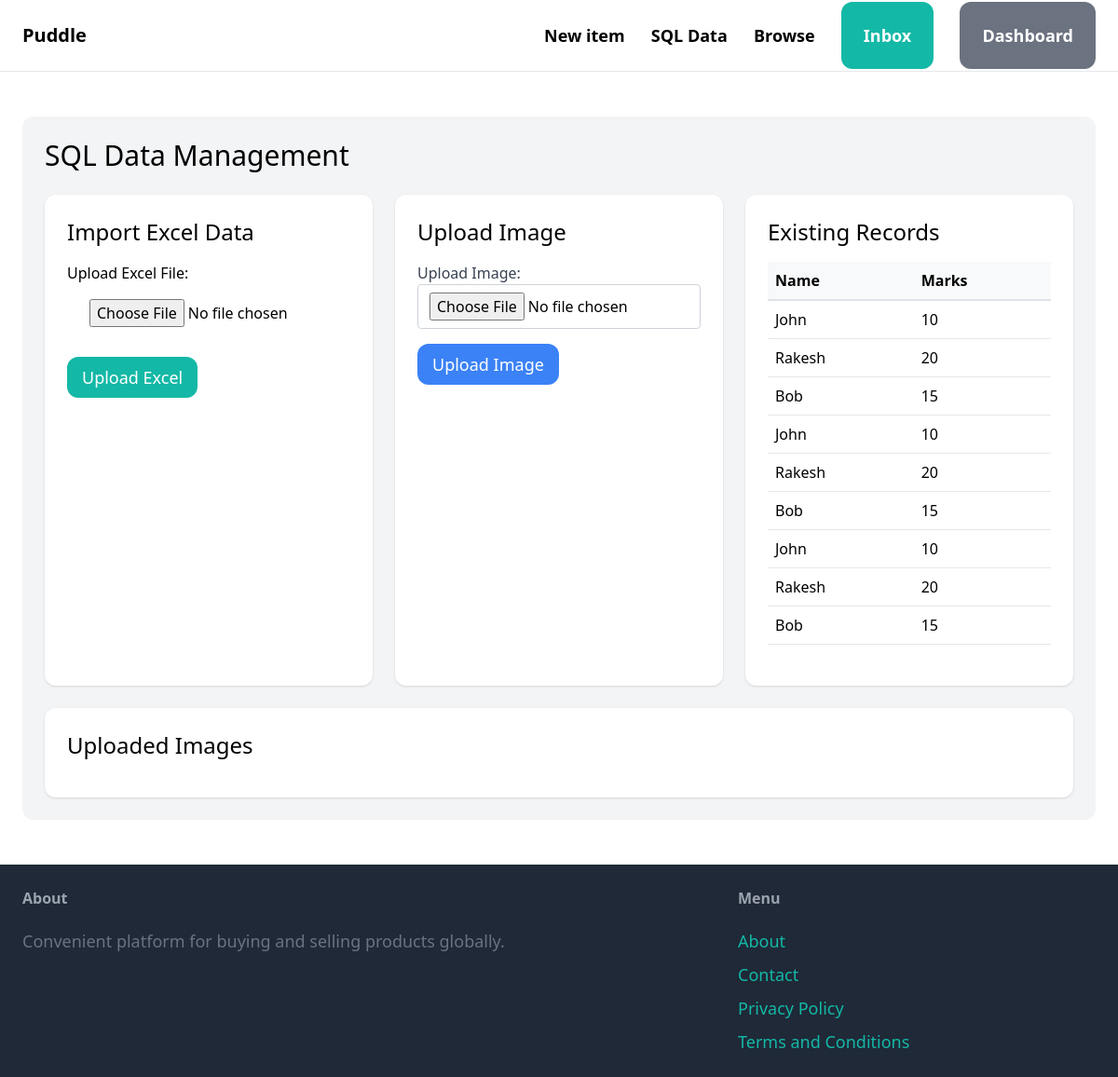
Page /sql-data/ (signed in) on the committed database.
### item/models.py (models this page shows, shortened)
class Person(models.Model):
    name = models.CharField(max_length=100)
    marks = models.CharField(max_length=100)
    image = models.ImageField(upload_to='person_images/', blank=True, null=True)

### core/views.py (the view)
# urls.py: path('sql-data/', views.sql_data, name='sql_data'),
def sql_data(request):
    if request.method == 'POST':
        form = ExcelUploadForm(request.POST, request.FILES)
        if form.is_valid():
            if 'excel_file' in request.FILES:
                excel_file = request.FILES['excel_file']
                try:
                    df = pd.read_excel(excel_file)
                    columns = df.columns.tolist()
                    print("Excel columns:", columns)
                    name_col = None
                    marks_col = None
                    for col in columns:
                        if col.lower() == 'name':
                            name_col = col
                        elif col.lower() == 'marks':
                            marks_col = col
                    if not name_col or not marks_col:
                        missing_cols = []
                        if not name_col:
                            missing_cols.append("'name'")
                        if not marks_col:
                            missing_cols.append("'marks'")
                        error_msg = f"Excel file must contain columns: {' and '.join(missing_cols)}. Found columns: {', '.join(columns)}"
                        messages.error(request, error_msg)
                        return redirect('core:sql_data')
                    for index, row in df.iterrows():
                        Person.objects.create(
                            name=str(row[name_col]),
                            marks=str(row[marks_col])
                        )
                    messages.success(request, f'Successfully imported {len(df)} records from Excel!')
                except Exception as e:
                    messages.error(request, f'Error importing Excel data: {str(e)}. Please ensure your Excel file has "name" and "marks" columns.')
            if 'image' in request.FILES:
                image_file = request.FILES['image']
                try:
                    UploadedImage.objects.create(image=image_file)
                    messages.success(request, 'Image uploaded successfully!')
                except Exception as e:
                    messages.error(request, f'Error uploading image: {str(e)}')
            return redirect('core:sql_data')
    else:
        form = ExcelUploadForm()
    records = Person.objects.all()
    images = UploadedImage.objects.all()
    return render(request, 'core/sql_data.html', {
        'form': form,
        'records': records,
        'images': images
    })

### core/forms.py
class ExcelUploadForm(forms.Form):
    excel_file = forms.FileField(
        label='Upload Excel File',
        widget=forms.FileInput(attrs={
            'class': 'w-full py-4 px-6 rounded',
            'accept': '.xlsx, .xls'
        })
    )
    image = forms.ImageField(
        label='Upload Image',
        widget=forms.FileInput(attrs={
            'class': 'w-full py-4 px-6 rounded',
            'accept': 'image/*'
        })
    )

### core/templates/core/sql_data.html (shortened to what this page needs)
{% extends 'core/base.html' %}
{% block content %}
<div class="w-full my-6 mx-auto p-6 bg-gray-100 rounded-xl">
    <h1 class="mb-6 text-3xl">SQL Data Management</h1>
    <div class="grid grid-cols-1 md:grid-cols-3 gap-6">
        <div class="bg-white p-6 rounded-xl shadow">
            <h2 class="text-2xl mb-4">Import Excel Data</h2>
            <form method="post" enctype="multipart/form-data">
                <div class="mb-4">
                    {{ form.excel_file.label_tag }}
                    {{ form.excel_file }}
                </div>
                <button type="submit" class="py-2 px-4 text-lg bg-teal-500 hover:bg-teal-700 rounded-xl text-white">
                    Upload Excel
                </button>
            </form>
        </div>
        <div class="bg-white p-6 rounded-xl shadow">
            <h2 class="text-2xl mb-4">Upload Image</h2>
            <form method="post" enctype="multipart/form-data" action="{% url 'core:sql_data' %}">
                <div class="mb-4">
                    <label class="block text-gray-700">Upload Image:</label>
                    <input type="file" name="image" accept="image/*" class="form-control-file">
                </div>
                <button type="submit" class="py-2 px-4 text-lg bg-blue-500 hover:bg-blue-700 rounded-xl text-white">
                    Upload Image
                </button>
            </form>
        </div>
        <div class="bg-white p-6 rounded-xl shadow">
            <h2 class="text-2xl mb-4">Existing Records</h2>
            {% if records %}
                <div class="overflow-x-auto">
                    <table class="w-full">
                        <thead class="bg-gray-100">
                            <tr>
                                <th class="p-2 text-left">Name</th>
                                <th class="p-2 text-left">Marks</th>
                            </tr>
                        </thead>
                        <tbody>
                            {% for record in records %}
                                <tr class="border-b hover:bg-gray-50">
                                    <td class="p-2">{{ record.name }}</td>
                                    <td class="p-2">{{ record.marks }}</td>
                                </tr>
                            {% endfor %}
                        </tbody>
                    </table>
                </div>
            {% else %}
                <p class="text-gray-500">No records found.</p>
            {% endif %}
        </div>
    </div>
    <div class="mt-6 bg-white p-6 rounded-xl shadow">
        <h2 class="text-2xl mb-4">Uploaded Images</h2>
    </div>
</div>
{% endblock %}

### core/templates/core/sql_data.html (style rules this page uses)
table { width: 100%; border-collapse: collapse; margin-bottom: 20px; }
th, td { padding: 12px 15px; }
th { background-color: #f8f9fa; border-bottom: 2px solid #dee2e6; }
.form-control-file { width: 100%; padding: 0.5rem 0.75rem; border: 1px solid #ced4da; border-radius: 0.25rem; }

### rows in the picture
Person: name "John", marks "10"
Person: name "Rakesh", marks "20"
Person: name "Bob", marks "15"
Person: name "John", marks "10"
Person: name "Rakesh", marks "20"
Person: name "Bob", marks "15"
Person: name "John", marks "10"
Person: name "Rakesh", marks "20"
Person: name "Bob", marks "15"
